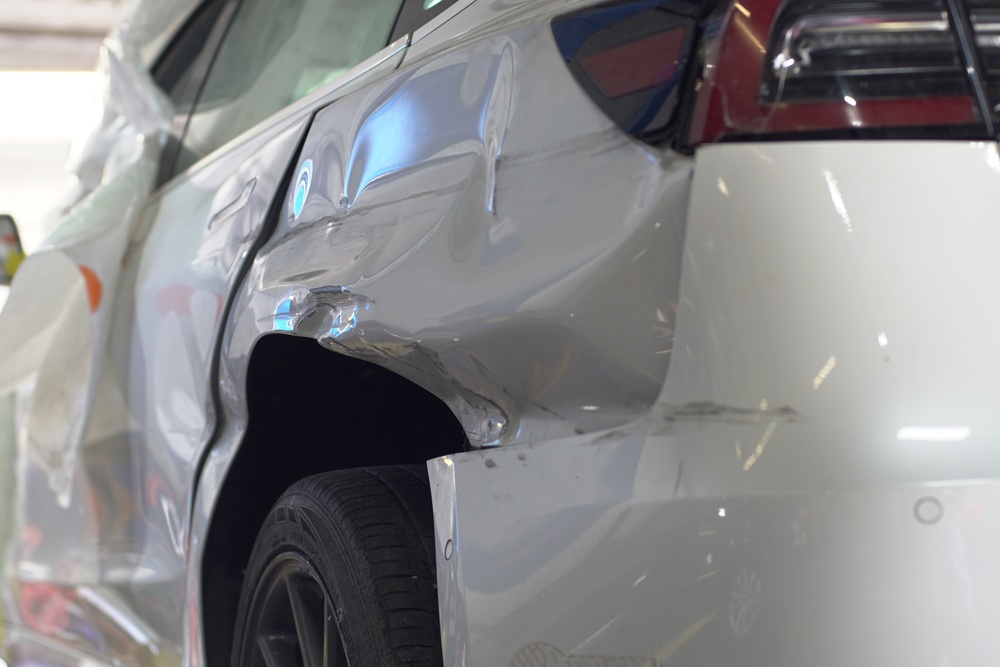
#> input picture DSC07337.JPG, 1000 x 667 px, shrunk from 5168 x 3448 before the run
$ python grade.py ../DSC07337.JPG ../DSC07414.JPG
#> lines starting #> are read from the running program, lines starting #| are printed output that depends on the picture
#!/usr/bin/env python3
"""Per-photo colour grade for the shop photos. Deterministic, no AI.

usage: python3 tools/grade.py <in.jpg> <out.jpg> [key=value ...]
keys (all optional):
  exp      exposure in stops (-1..1)         default 0
  contrast S-curve strength (0..1)           default 0.25
  hi       highlight compression (0..1)     default 0
  sat      global saturation multiplier       default 0.9
  red      extra saturation multiplier on strong reds/oranges  default 1
  navy     navy lean in shadows (0..1)        default 0.5
  warm     warm tint in highlights (0..1)     default 0.35
  vig      vignette strength (0..1)           default 0.15
  white    white point (0.8..1) pulls blown backgrounds down  default 1
  blue     extra saturation on blues (uniforms, lifts) default 1
  matte    lift blacks toward deep navy (0..1)  default 0
"""
import sys
import numpy as np
from PIL import Image


def smooth_s(x, k):
    # blend identity with a smoothstep S-curve
#> called with k = 0.25
    s = x * x * (3 - 2 * x)
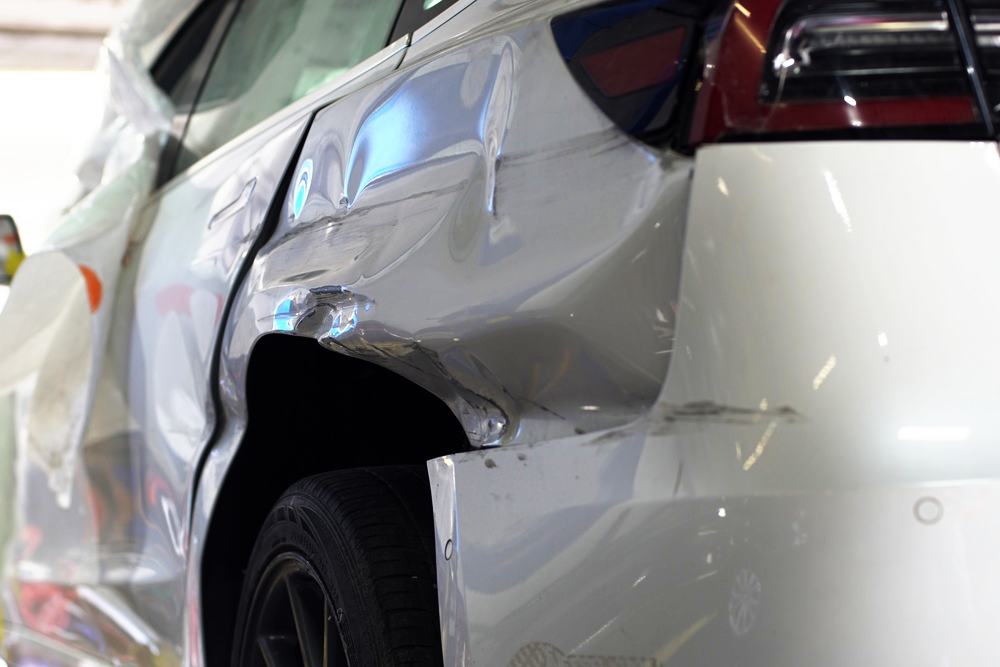
#> s: shape (667, 1000, 3) float32; mean R, G, B 0.552, 0.55, 0.553
    return x * (1 - k) + s * k


def grade(img, exp=0.0, contrast=0.25, hi=0.0, sat=0.9, red=1.0, navy=0.5, warm=0.35, vig=0.15, white=1.0, blue=1.0, matte=0.0):
    a = np.asarray(img.convert("RGB"), dtype=np.float32) / 255.0
    a = np.clip(a * (2.0 ** exp), 0, 1)
    if hi > 0:  # roll off highlights
        t = 0.62
        over = np.clip(a - t, 0, None)
        a = np.where(a > t, t + (1 - t) * (1 - np.exp(-over / (1 - t) * (1 + 2 * hi))) / (1 - np.exp(-(1 + 2 * hi))) , a)
    a = a * white
    a = smooth_s(a, contrast)
    lum = (0.299 * a[..., 0] + 0.587 * a[..., 1] + 0.114 * a[..., 2])[..., None]
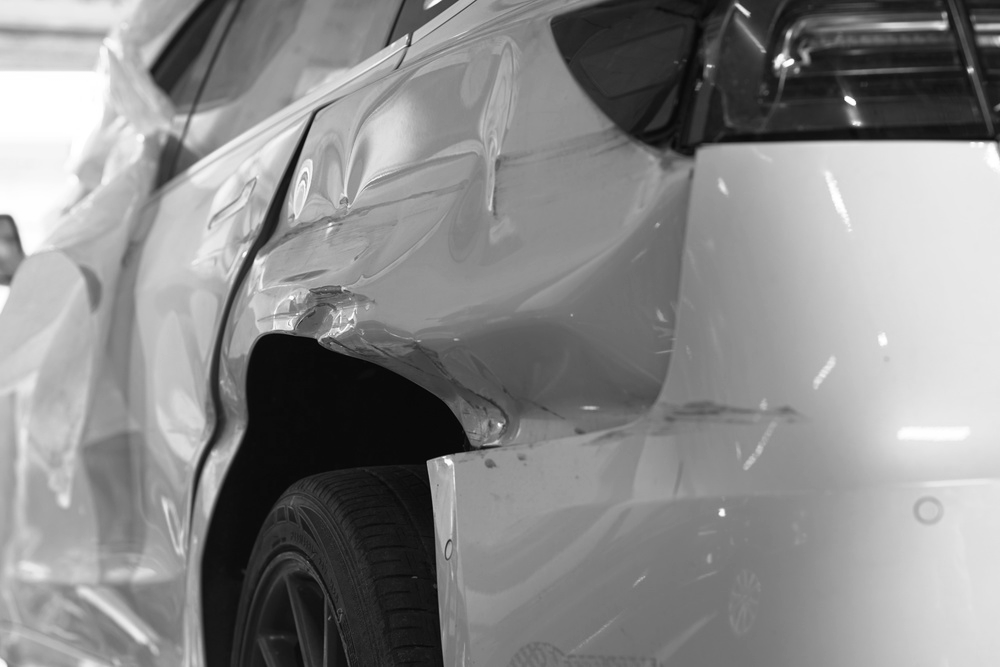
#> lum: shape (667, 1000, 1) float32; min 0.00963, max 1, mean 0.539
    a = lum + (a - lum) * sat
    if red != 1.0:  # tame strong reds / oranges only
        r, g, b = a[..., 0], a[..., 1], a[..., 2]
        redness = np.clip((r - np.maximum(g, b)) * 3.0 - 0.15, 0, 1)[..., None]
        lum2 = (0.299 * r + 0.587 * g + 0.114 * b)[..., None]
        a = a + (lum2 + (a - lum2) * red - a) * redness
    if blue != 1.0:  # richer blues only
        r, g, b = a[..., 0], a[..., 1], a[..., 2]
        blueness = np.clip((b - np.maximum(r, g)) * 4.0, 0, 1)[..., None]
        lum3 = (0.299 * r + 0.587 * g + 0.114 * b)[..., None]
        a = a + (lum3 + (a - lum3) * blue - a) * blueness
    lum = (0.299 * a[..., 0] + 0.587 * a[..., 1] + 0.114 * a[..., 2])[..., None]
    sh = (1 - lum) ** 2.2
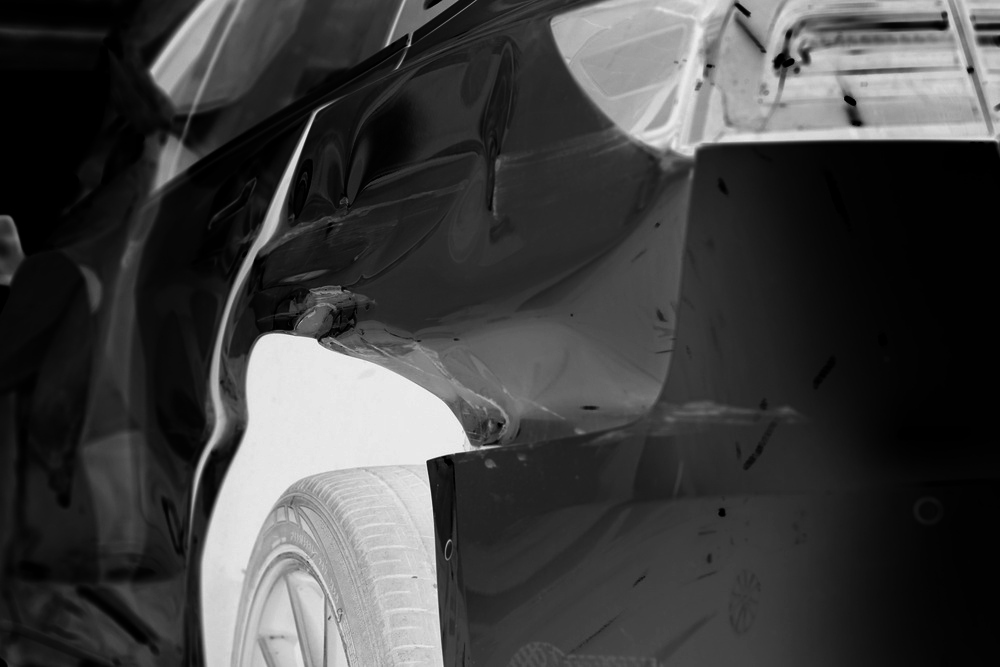
#> sh: shape (667, 1000, 1) float32; min 0, max 0.979, mean 0.255
    hl = lum ** 2.2
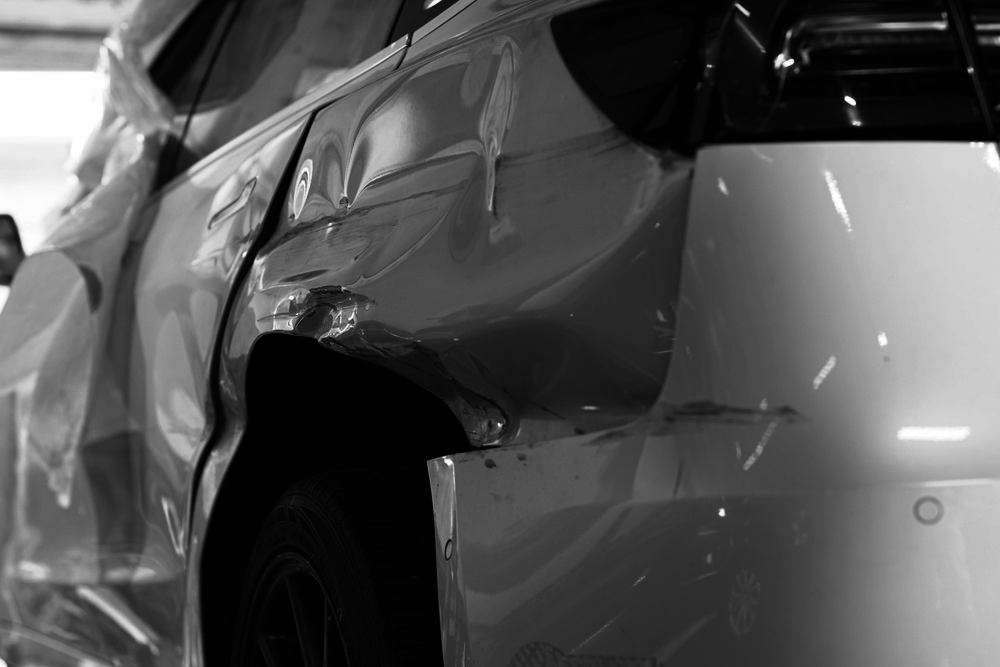
#> hl: shape (667, 1000, 1) float32; min 3.66e-05, max 1, mean 0.33
    a = a + sh * navy * np.array([-0.010, 0.012, 0.050], dtype=np.float32)
    a = a + hl * warm * np.array([0.045, 0.020, -0.020], dtype=np.float32)
    if matte > 0:  # navy-tinted blacks
        a = a * (1 - matte * 0.06) + matte * np.array([0.02, 0.045, 0.10], dtype=np.float32) * (1 - lum) ** 1.5
    if vig > 0:
        h, w = a.shape[:2]
#> h = 667; w = 1000
        yy, xx = np.mgrid[0:h, 0:w].astype(np.float32)
        d = np.sqrt(((xx - w / 2) / (w / 2)) ** 2 + ((yy - h / 2) / (h / 2)) ** 2) / 1.41
        a = a * (1 - vig * np.clip(d, 0, 1) ** 2.2)[..., None]
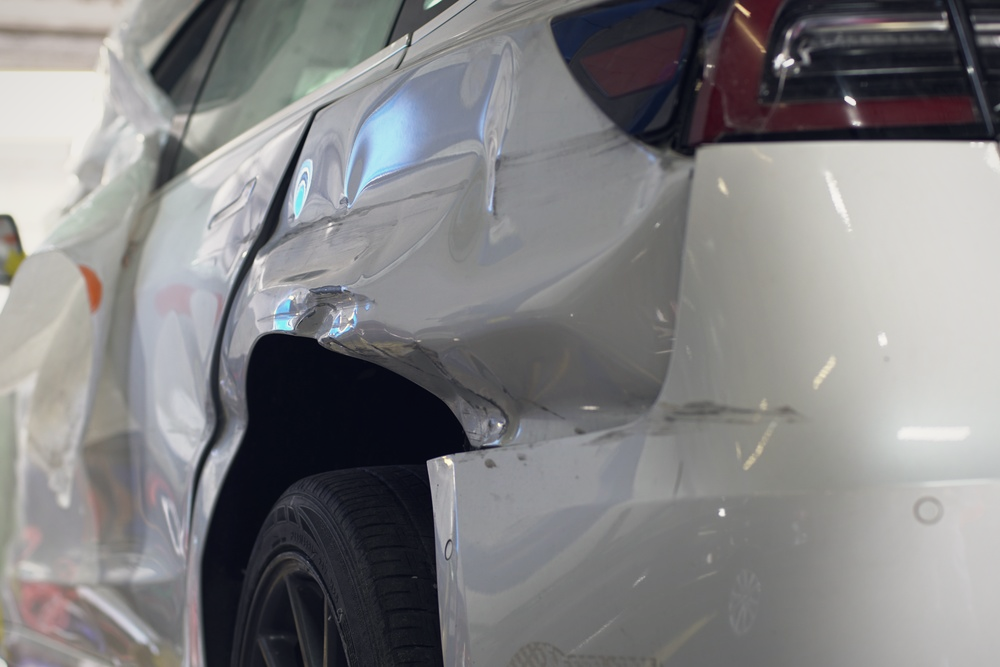
#> a: shape (667, 1000, 3) float32; mean R, G, B 0.517, 0.515, 0.52; drawn with min black and max white
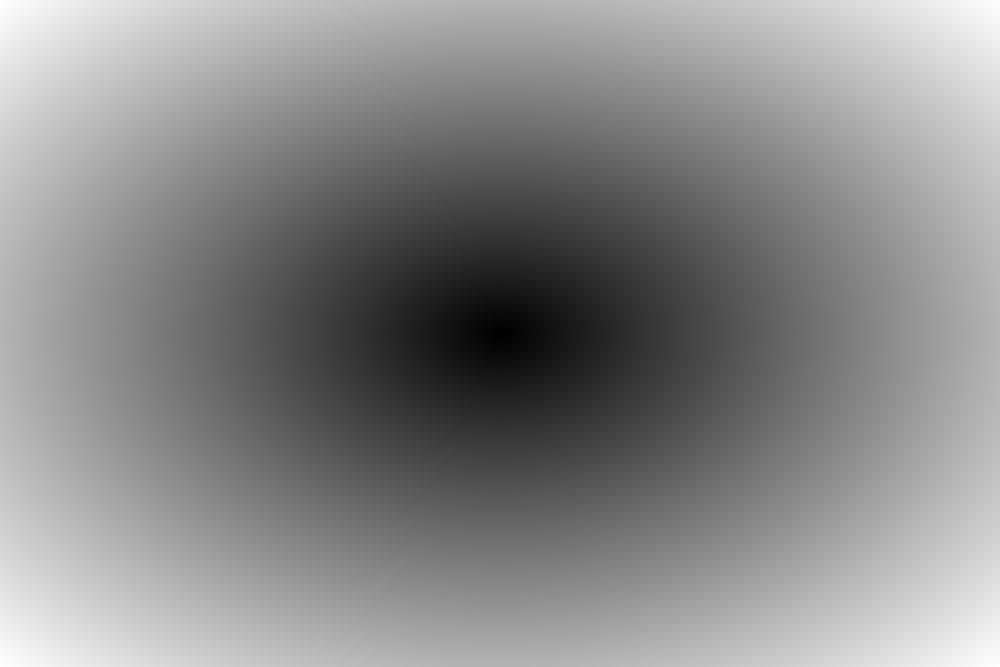
#> d: shape (667, 1000) float32; min 0.00106, max 1, mean 0.543; drawn with min black and max white
    return Image.fromarray((np.clip(a, 0, 1) * 255 + 0.5).astype(np.uint8))
#> returned value: PIL image 1000x667 RGB


if __name__ == "__main__":
    src, dst = sys.argv[1], sys.argv[2]
    kw = {k: float(v) for k, v in (p.split("=") for p in sys.argv[3:])}
    grade(Image.open(src), **kw).save(dst, quality=93, subsampling=0)
